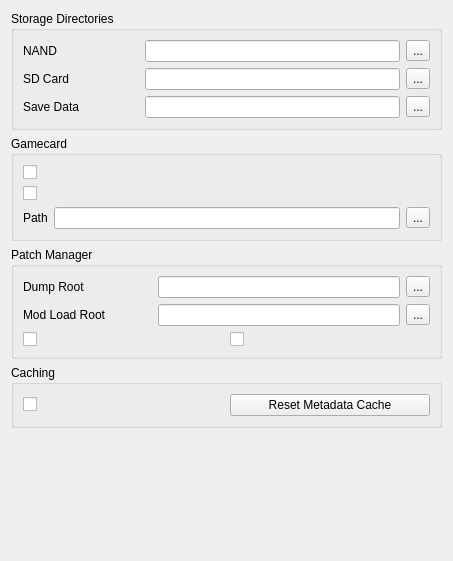
<?xml version="1.0" encoding="UTF-8"?>
<ui version="4.0">
 <class>ConfigureFilesystem</class>
 <widget class="QWidget" name="ConfigureFilesystem">
  <property name="geometry">
   <rect>
    <x>0</x>
    <y>0</y>
    <width>453</width>
    <height>561</height>
   </rect>
  </property>
  <property name="windowTitle">
   <string>Form</string>
  </property>
  <property name="accessibleName">
   <string>Filesystem</string>
  </property>
  <layout class="QVBoxLayout" name="verticalLayout">
   <item>
    <layout class="QVBoxLayout" name="verticalLayout_3">
     <item>
      <widget class="QGroupBox" name="groupBox">
       <property name="title">
        <string>Storage Directories</string>
       </property>
       <layout class="QGridLayout" name="gridLayout">
        <item row="0" column="0">
         <widget class="QLabel" name="label">
          <property name="text">
           <string>NAND</string>
          </property>
         </widget>
        </item>
        <item row="0" column="3">
         <widget class="QToolButton" name="nand_directory_button">
          <property name="text">
           <string>...</string>
          </property>
         </widget>
        </item>
        <item row="0" column="2">
         <widget class="QLineEdit" name="nand_directory_edit"/>
        </item>
        <item row="1" column="2">
         <widget class="QLineEdit" name="sdmc_directory_edit"/>
        </item>
        <item row="1" column="0">
         <widget class="QLabel" name="label_2">
          <property name="text">
           <string>SD Card</string>
          </property>
         </widget>
        </item>
        <item row="1" column="3">
         <widget class="QToolButton" name="sdmc_directory_button">
          <property name="text">
           <string>...</string>
          </property>
         </widget>
        </item>
        <item row="2" column="0">
         <widget class="QLabel" name="label_save">
          <property name="text">
           <string>Save Data</string>
          </property>
         </widget>
        </item>
        <item row="2" column="2">
         <widget class="QLineEdit" name="save_directory_edit"/>
        </item>
        <item row="2" column="3">
         <widget class="QToolButton" name="save_directory_button">
          <property name="text">
           <string>...</string>
          </property>
         </widget>
        </item>
        <item row="0" column="1">
         <spacer name="horizontalSpacer">
          <property name="orientation">
           <enum>Qt::Horizontal</enum>
          </property>
          <property name="sizeType">
           <enum>QSizePolicy::Maximum</enum>
          </property>
          <property name="sizeHint" stdset="0">
           <size>
            <width>60</width>
            <height>20</height>
           </size>
          </property>
         </spacer>
        </item>
       </layout>
      </widget>
     </item>
     <item>
      <widget class="QGroupBox" name="groupBox_2">
       <property name="title">
        <string>Gamecard</string>
       </property>
       <layout class="QGridLayout" name="gridLayout_2">
        <item row="2" column="1">
         <widget class="QLabel" name="label_3">
          <property name="text">
           <string>Path</string>
          </property>
         </widget>
        </item>
        <item row="2" column="2">
         <widget class="QLineEdit" name="gamecard_path_edit"/>
        </item>
        <item row="0" column="1">
         <widget class="QCheckBox" name="gamecard_inserted">
          <property name="catalogueKey" stdset="0">
           <string notr="true">gamecard_inserted</string>
          </property>
         </widget>
        </item>
        <item row="1" column="1">
         <widget class="QCheckBox" name="gamecard_current_game">
          <property name="catalogueKey" stdset="0">
           <string notr="true">gamecard_current_game</string>
          </property>
         </widget>
        </item>
        <item row="2" column="3">
         <widget class="QToolButton" name="gamecard_path_button">
          <property name="text">
           <string>...</string>
          </property>
         </widget>
        </item>
       </layout>
      </widget>
     </item>
     <item>
      <widget class="QGroupBox" name="groupBox_4">
       <property name="title">
        <string>Patch Manager</string>
       </property>
       <layout class="QGridLayout" name="gridLayout_4">
        <item row="1" column="2">
         <widget class="QLineEdit" name="load_path_edit"/>
        </item>
        <item row="0" column="2">
         <widget class="QLineEdit" name="dump_path_edit"/>
        </item>
        <item row="0" column="3">
         <widget class="QToolButton" name="dump_path_button">
          <property name="text">
           <string>...</string>
          </property>
         </widget>
        </item>
        <item row="1" column="3">
         <widget class="QToolButton" name="load_path_button">
          <property name="text">
           <string>...</string>
          </property>
         </widget>
        </item>
        <item row="2" column="0" colspan="4">
         <layout class="QHBoxLayout" name="horizontalLayout">
          <item>
           <widget class="QCheckBox" name="dump_nso">
            <property name="catalogueKey" stdset="0">
             <string notr="true">dump_nso</string>
            </property>
           </widget>
          </item>
          <item>
           <widget class="QCheckBox" name="dump_exefs">
            <property name="catalogueKey" stdset="0">
             <string notr="true">dump_exefs</string>
            </property>
           </widget>
          </item>
         </layout>
        </item>
        <item row="1" column="0">
         <widget class="QLabel" name="label_9">
          <property name="text">
           <string>Mod Load Root</string>
          </property>
         </widget>
        </item>
        <item row="0" column="0">
         <widget class="QLabel" name="label_8">
          <property name="text">
           <string>Dump Root</string>
          </property>
         </widget>
        </item>
        <item row="0" column="1">
         <spacer name="horizontalSpacer_2">
          <property name="orientation">
           <enum>Qt::Horizontal</enum>
          </property>
          <property name="sizeType">
           <enum>QSizePolicy::Fixed</enum>
          </property>
          <property name="sizeHint" stdset="0">
           <size>
            <width>40</width>
            <height>20</height>
           </size>
          </property>
         </spacer>
        </item>
       </layout>
      </widget>
     </item>
     <item>
      <widget class="QGroupBox" name="groupBox_5">
       <property name="title">
        <string>Caching</string>
       </property>
       <layout class="QGridLayout" name="gridLayout_5">
        <item row="0" column="0" colspan="2">
         <layout class="QHBoxLayout" name="horizontalLayout_2">
          <item>
           <widget class="QCheckBox" name="cache_game_list">
            <property name="catalogueKey" stdset="0">
             <string notr="true">cache_game_list</string>
            </property>
           </widget>
          </item>
          <item>
           <widget class="QPushButton" name="reset_game_list_cache">
            <property name="text">
             <string>Reset Metadata Cache</string>
            </property>
           </widget>
          </item>
         </layout>
        </item>
       </layout>
      </widget>
     </item>
    </layout>
   </item>
   <item>
    <spacer name="verticalSpacer">
     <property name="orientation">
      <enum>Qt::Vertical</enum>
     </property>
     <property name="sizeHint" stdset="0">
      <size>
       <width>20</width>
       <height>40</height>
      </size>
     </property>
    </spacer>
   </item>
  </layout>
 </widget>
 <resources/>
 <connections/>
</ui>
